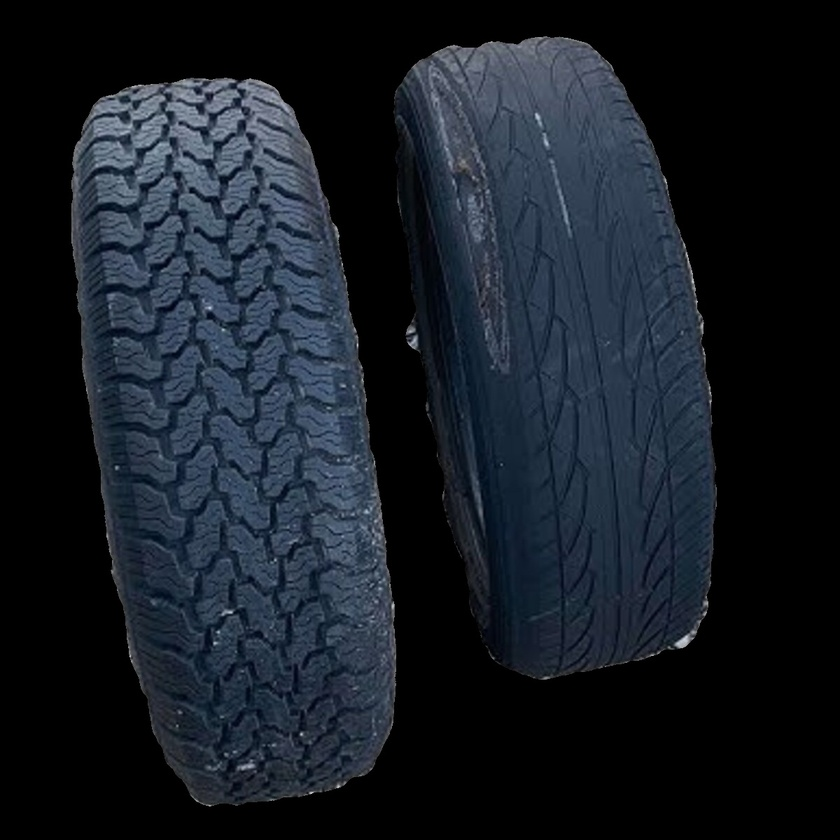
#> input picture ArtificialVision/Semana_8-9/Repaso/llanta_segmentada.jpg, 840 x 840 px, shrunk from 1200 x 1200 before the run
$ jupyter execute Taller_Caracteristicas.ipynb
#> lines starting #> are read from the running program, lines starting #| are printed output that depends on the picture; after the words box and inside, x2 and y2 are one past the last pixel; in counts of white or black regions, pixels touching at a corner belong together
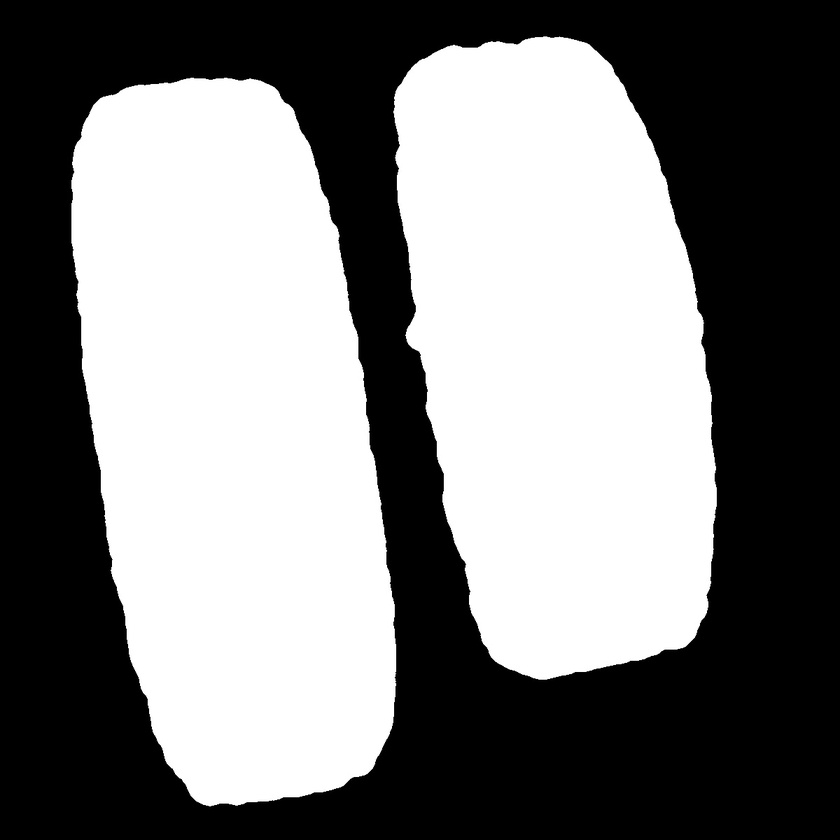
#> input picture ArtificialVision/Semana_8-9/Repaso/llanta_mask.jpg, 840 x 840 px, shrunk from 1200 x 1200 before the run
#> `mask_wheel = cv2.imread('Repaso/llanta_mask.jpg', cv2.IMREAD_GRAYSCALE..`: mask_wheel: shape (840, 840) bool; 48.8% white; 2 white regions, box (x1, y1, x2, y2) and area: (71, 78, 396, 806) 182888, (393, 36, 717, 680) 161241
# Actividad

Cree una función **features_pipeline** que reciba la imagen original segmentada del taller de repaso y su máscara, a partir de estas calcule los descriptores de forma vistos anteriormente (basta con momentos de Hu) y los guarde en un diccionario junto con los descriptores de color y textura vistos en la sección anterior.

[cell 1]
# Importamos todas las librerías necesarias
import numpy as np
import matplotlib.pyplot as plt
import cv2
import math
from skimage.measure import label, regionprops
from scipy.stats import kurtosis, skew
import pandas as pd

[cell 2]
def get_momentsHu(mask_region):
    dict_hu = {}
    for i,moment in enumerate(mask_region.moments_hu):
        # Redondeo a 3 decimales
        dict_hu['hu'+str(i)] = round(-1 * math.copysign(1, moment) * math.log10(abs(moment)), 3)
    return dict_hu

[cell 3]
def get_first_order_stats(img, mask_region):
    dict_stats = {}
    r = img[:,:,0]
    g = img[:,:,1]
    b = img[:,:,2]
    r_1 = []
    g_1 = []
    b_1 = []
    # Recorrer las posiciones 'i,j' de la matriz de la máscara
    for i in range(img.shape[0]):
        for j in range(img.shape[1]):
            # Condicional para que solo los pixeles en las coordenas 'i,j' de la máscara sean añadidos
            if( (mask_region[i][j] == np.array([True, True, True])).all() ):
                r_1.append(r[i][j])
                g_1.append(g[i][j])
                b_1.append(b[i][j])

    channels = [r_1, g_1, b_1]
    channel_symbol = ['_r', '_g', '_b']
    for i,img_channel in enumerate(channels):

        # Redondeo a 3 decimales
        dict_stats['mean' + channel_symbol[i]] = round(np.mean(img_channel), 3)
        dict_stats['std' + channel_symbol[i]] = round(np.std(img_channel), 3)
        dict_stats['kurtosis' + channel_symbol[i]] = round(kurtosis(img_channel), 3)
        dict_stats['skewness' + channel_symbol[i]] = round(skew(img_channel), 3)

    return dict_stats

[cell 4]
def features_pipeline(img_segm, mask, features_list):
    img_labels = label(mask)
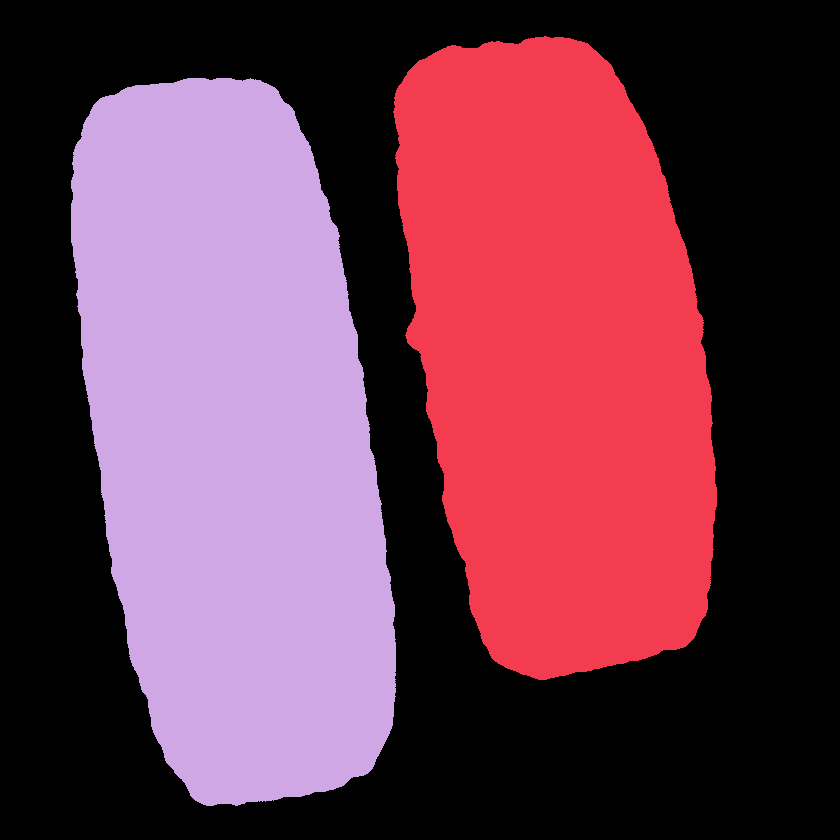
#> img_labels: shape (840, 840) int32; 3 distinct labels, from 0 to 2; one colour per label, 0 black
    # Cuento cuantos objetos hay (este método no incluye el fondo)
    num_regions = len(regionprops(img_labels))
#> num_regions = 2

    # El rango comienza desde 1 pues, la funcion 'label' pone SIEMPRE en la primera etiqueta el fondo
    for i in range(1,num_regions+1):
        # Obtenemos la máscara con solo el i-ésimo objeto detectado por 'label' originalmente
        mask_input = (img_labels==i)*mask
        moments_input = regionprops(label(mask_input))

        # Como se hace 'regionprops' de un solo objeto, solo se toma el primer elemento
        charecteristics_dict = get_momentsHu(moments_input[0])

        # Sacamos ahora el objeto/cuerpo segmentado a color
        img_segm_input = cv2.bitwise_and(img_segm, img_segm, mask = mask_input.astype(np.uint8))

        # Calculamos estadísticas de primer orden
        charecteristics_dict.update(get_first_order_stats(img_segm_input, mask_input))

        features_list.append(charecteristics_dict)
#> this loop made 2 passes
#> pass 1, in features_pipeline, `mask_input = (img_labels==i)*mask`:
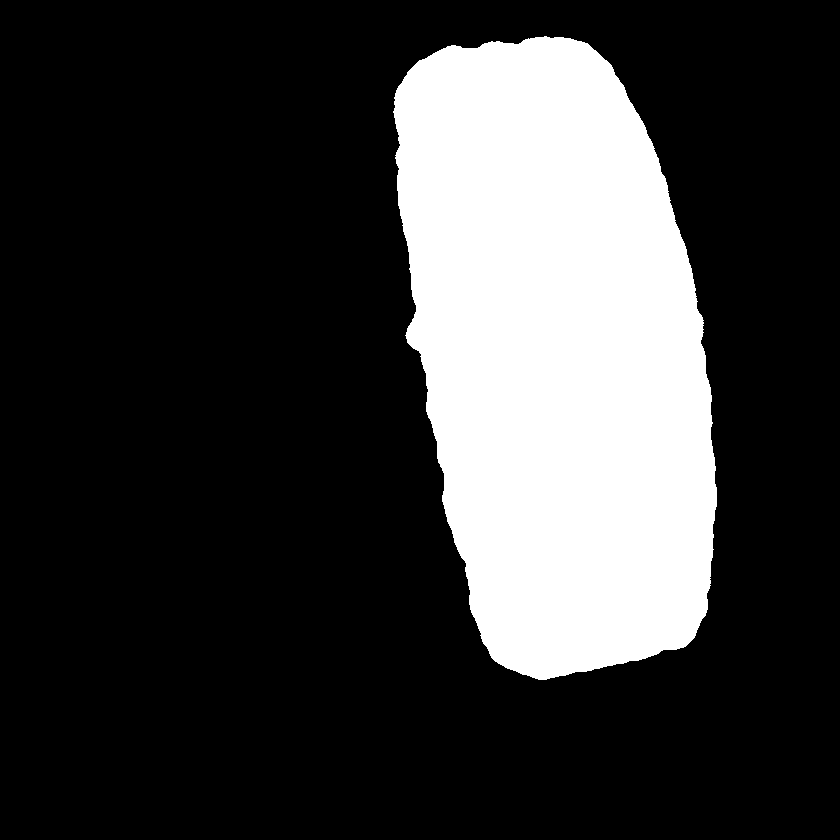
#> mask_input: shape (840, 840) bool; 22.9% white; 1 white region, box (x1, y1, x2, y2) and area: (393, 36, 717, 680) 161241
#> pass 1, in get_first_order_stats, `r = img[:,:,0]`:
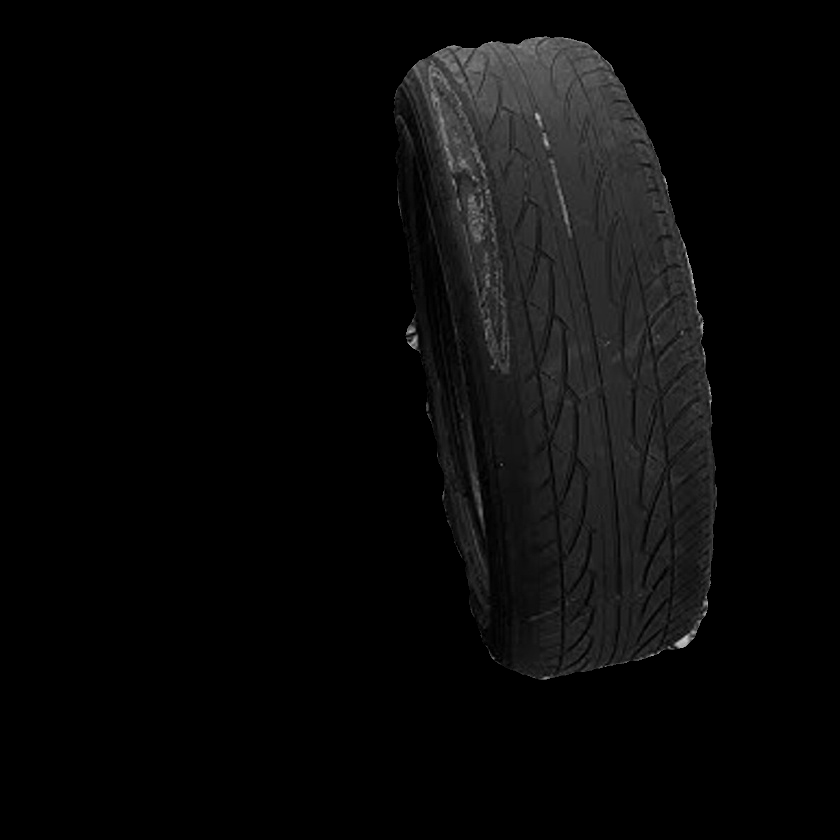
#> r: shape (840, 840); min 0, max 207, mean 9
#> after the loop:
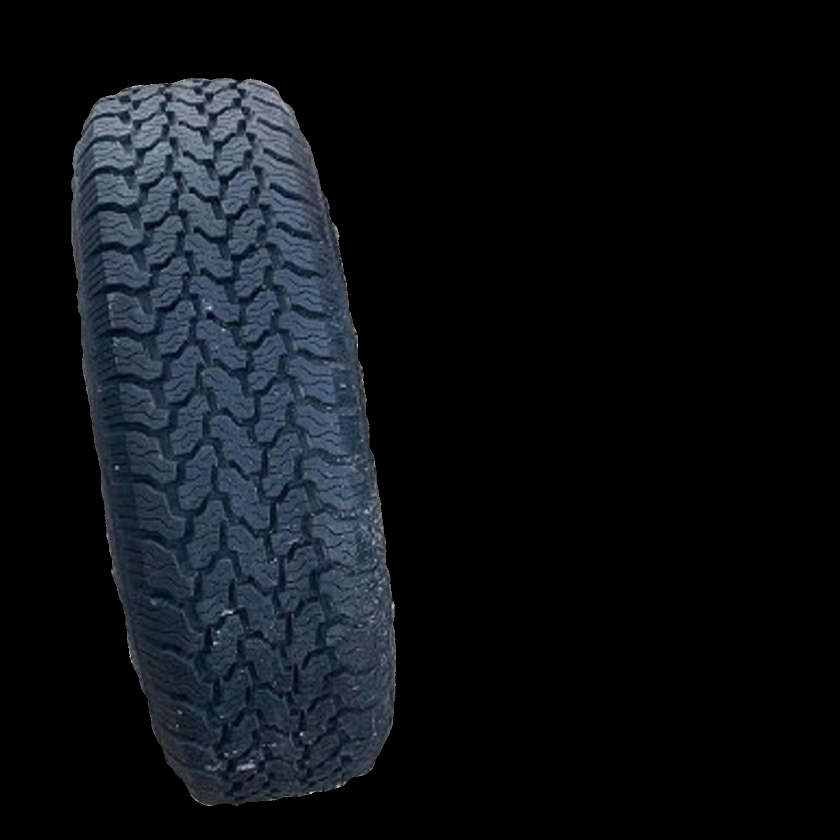
#> img_segm_input: shape (840, 840, 3); mean R, G, B 13.1, 16.5, 20.9
#> after the loop:
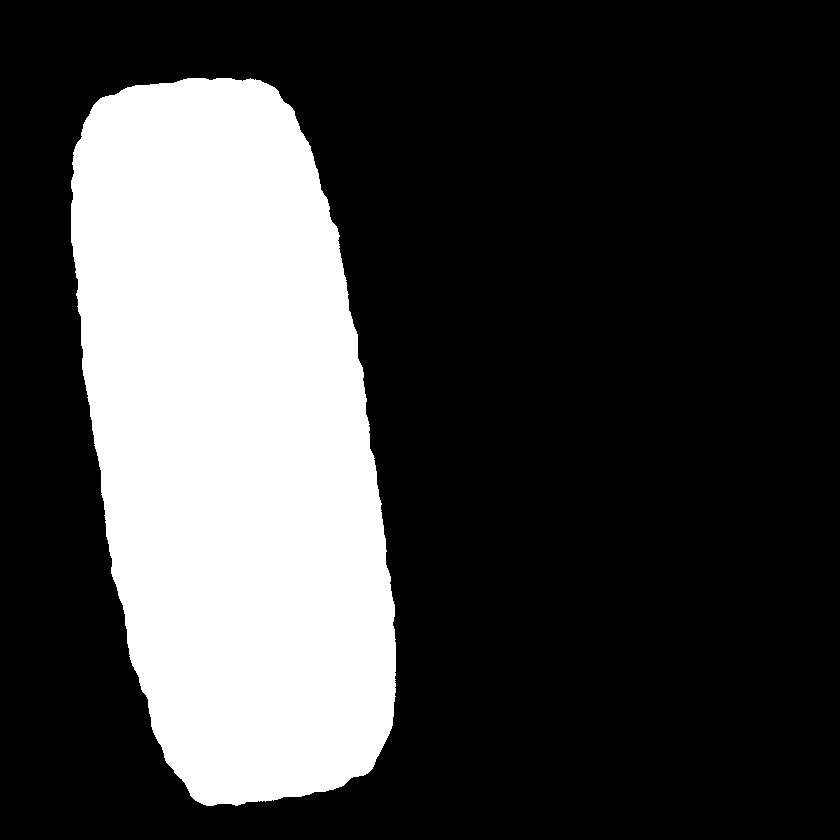
#> mask_input: shape (840, 840) bool; 25.9% white; 1 white region, box (x1, y1, x2, y2) and area: (71, 78, 396, 806) 182888
#> after the loop, features_list = 2 items

[cell 5]
img_wheel = cv2.cvtColor(cv2.imread('Repaso/llanta_segmentada.jpg'), cv2.COLOR_BGR2RGB)
# Es necesario garantizar la binarización
mask_wheel = cv2.imread('Repaso/llanta_mask.jpg', cv2.IMREAD_GRAYSCALE) > 127
features_total = []
features_pipeline(img_wheel, mask_wheel, features_total)
for features_set in features_total:
    print(features_set)

[cell 6]
columns = list(features_total[0].keys())
columns.append('class')

# Creamos el dataFrame
df = pd.DataFrame(columns=columns)

# Iteramos sobre la lista con diccionarios de características para cada objeto

for i in range(0,len(features_total)):
    # Se anexa la lista [i] ya que la última columna del dataFrame es 'class'
    df.loc[i] = [features_total[i][feature] for feature in features_total[i].keys()]+[i]

# Exportamos dataFrame a csv
df.to_csv('dataWheels.csv')
